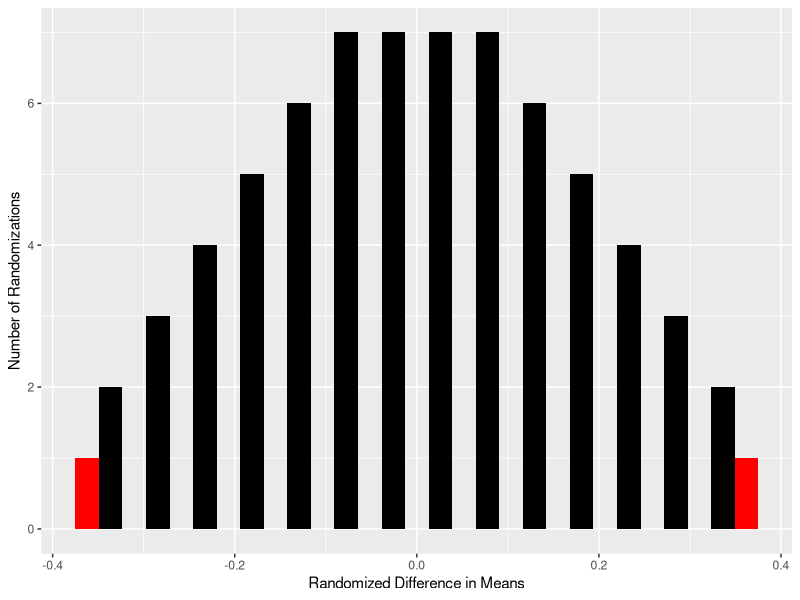
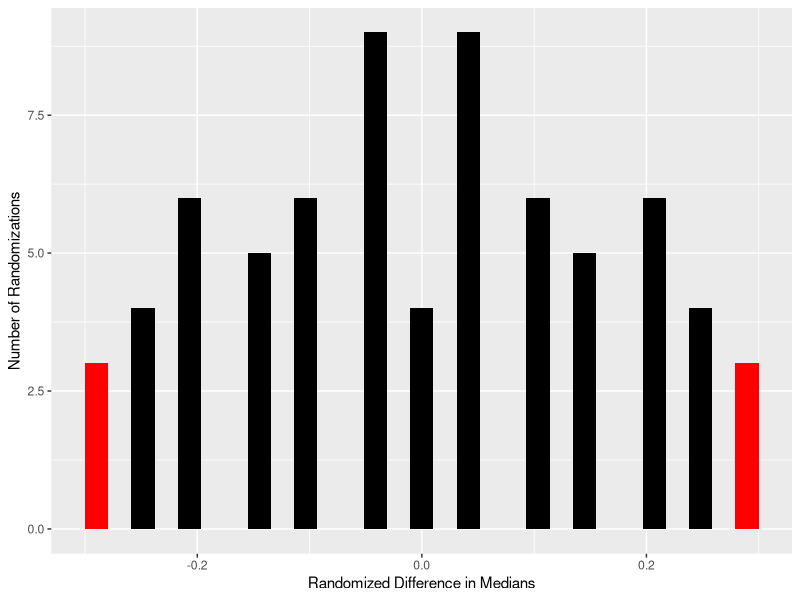
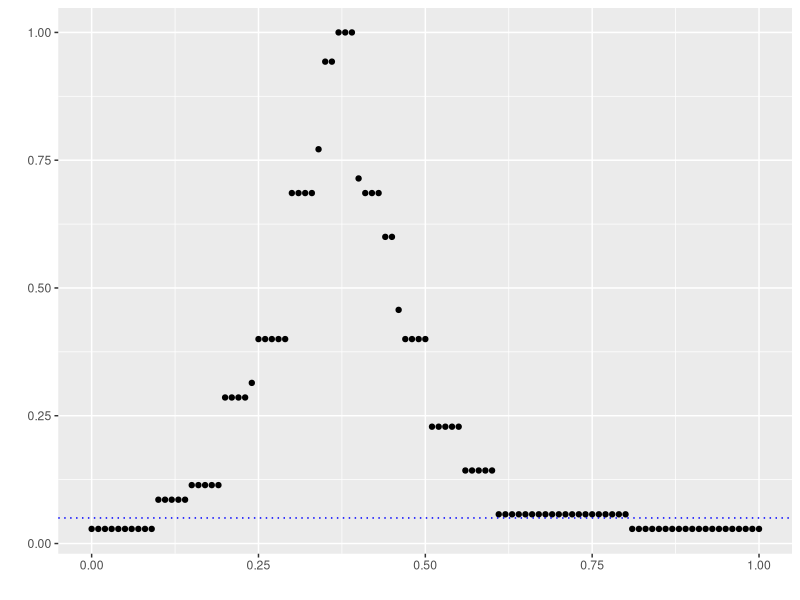

Source code (R) for these figures, in order:
## ---- chunk 1

library(tidyverse)
## ---- chunk 2
ctl = c(8.4, 8.5, 8.1, 8.3)
trt = c(8.6, 8.9, 8.6, 8.7)

data <- tidyr::tibble(treatment = c(1,1,1,1,0,0,0,0),
                      height = c(trt, ctl))

## ---- chunk 3

obs_dif <- mean(trt) - mean(ctl)


trtids <- combn(8, 4) |> 
  data.frame()

dif_means_it <- function(ids, outvec){
  
  trt <- outvec[ids]
  ctr <- outvec[-ids]
  
  mean(trt) - mean(ctr)
  
}

perm_means <- map_dbl(trtids, ~dif_means_it(.x, outvec = data$height)) |> 
  enframe() |> 
  mutate(pval = abs(value) >= abs(obs_dif))

perm_means |> 
  ggplot() + 
  geom_histogram(aes(x = value,
                     fill = pval)) +
  #geom_vline(xintercept = obs_dif, color = "red") +
  scale_fill_manual(values = c("black", "red"), guide = "none") +
  labs(x = "Randomized Difference in Means",
       y = "Number of Randomizations")


## ---- chunk 4

obs_dif <- median(trt) - median(ctl)

dif_medians_it <- function(ids, outvec){
  
  trt <- outvec[ids]
  ctr <- outvec[-ids]
  
  median(trt) - median(ctr)
  
}

perm_medians<- map_dbl(trtids, ~dif_medians_it(.x, outvec = data$height)) |> 
  enframe() |> 
  mutate(pval = abs(value) >= abs(obs_dif))

perm_medians |> 
  ggplot() + 
  geom_histogram(aes(x = value,
                     fill = pval)) +
  #geom_vline(xintercept = obs_dif, color = "red") +
  scale_fill_manual(values = c("black", "red"), guide = "none") +
  labs(x = "Randomized Difference in Medians",
       y = "Number of Randomizations")


## ---- chunk 5



test_tau <- function(tau0, dat){

  null_dat <- dat |> 
    mutate(ytilde = height - treatment*tau0)
  
  obs_dif = mean(null_dat$ytilde[null_dat$treatment == 1]) -
    mean(null_dat$ytilde[null_dat$treatment == 0])
  
  map_dbl(trtids, ~dif_means_it(.x, outvec = null_dat$ytilde)) |> 
    enframe() |> 
    summarize(pval = mean(abs(value) >= abs(obs_dif))) |> 
    pull(pval)
}

map_dbl(seq(0, 1, by = .01), 
        .f = ~test_tau(tau0 = .x, dat = data)) |> 
  enframe() |> 
  mutate(tau = seq(0, 1, by = .01)) |> 
  ggplot(aes(x = tau, y = value)) + 
  geom_point() +
  geom_hline(yintercept = .05, linetype = "dotted",
             color = "blue") +
  labs(x = "", y = "")
